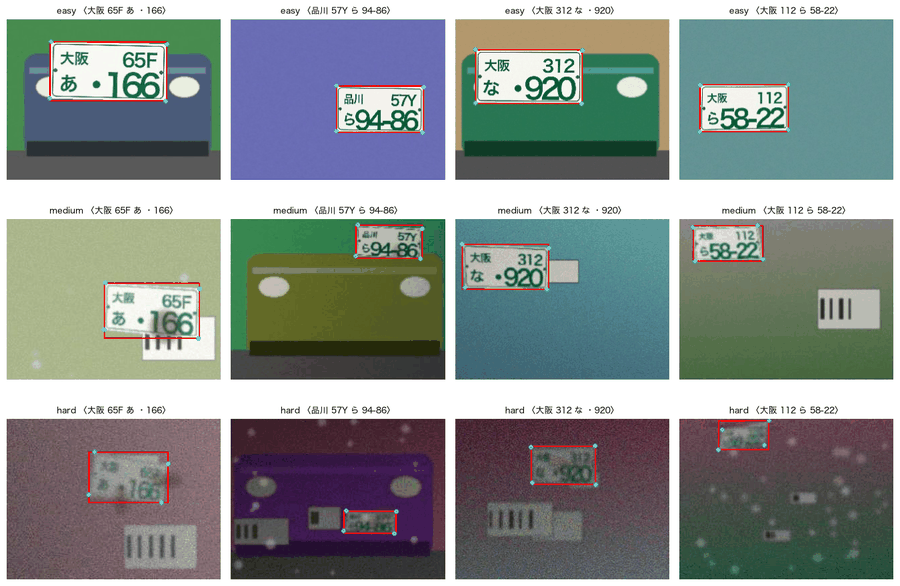
#> input picture notebooks/images/00_difficulty.png, 900 x 586 px
$ python -i detect.py   (imports and definitions only)
#> lines starting #> are read from the running program, lines starting #| are printed output that depends on the picture
"""古典的な板の検出: 「明るくて色が薄い」領域を探し、形（縦横比・埋まり具合）と文字の色で絞る。

機械学習は使わない。手順（Notebook 01 で1段階ずつ見られる）:
  ① 明るく・彩度の低い画素を取り出す（白い板）
  ② すき間（文字の部分）を埋める（クロージング、穴埋め）
  ③ つながった領域（連結成分）を数える
  ④ 領域ごとに「回転した外接矩形」「縦横比」「埋まり率」「インクの緑さ」を調べ、板らしさで採点
"""
from dataclasses import dataclass, field

import numpy as np
from PIL import Image, ImageFilter

# しきい値などは、検証セットを見ながら手で決めたもの。古典的手法は、こうした手調整に頼る
PARAMS = dict(
    v_ratio=0.70,        # 「明るい」= 画像の最も明るい部分(99.5%点)の何割以上か
    s_max=0.25,          # 「色が薄い」= 彩度の上限
    smooth=1.0,          # ノイズ対策のぼかし（半径）
    close_size=7,        # クロージングの大きさ（奇数）
    open_size=15,        # オープニングの大きさ（0=なし）。細い橋でつながった別の物を切り離す
    area_min=0.004, area_max=0.40,   # 領域の面積（画像に対する割合）
    aspect=(1.3, 3.2),   # 縦横比（長辺÷短辺）
    fill_min=0.60,       # 外接矩形に対する埋まり率
    ink_ratio=(0.04, 0.60),          # 板の中の「穴」（文字）の割合
    green_min=0.05,      # インクが緑がかっている度合い（背景の白い看板との区別）
)


@dataclass
class Detection:
    corners: np.ndarray          # 四隅 左上・右上・右下・左下 (4,2)
    bbox: list                   # [x, y, 幅, 高さ]
    score: float
    info: dict = field(default_factory=dict)


# ------------------------------------------------------------------ 連結成分
# [63 lines left out: functions label_components, fill_holes, opening, close, not called in this run]


# ------------------------------------------------------------------ 検出
def bright_low_saturation_mask(img: Image.Image, p: dict) -> tuple[np.ndarray, np.ndarray]:
    """① 明るく、彩度の低い画素。戻り値: (マスク, ぼかした画像の配列)"""
    a = np.asarray(img.filter(ImageFilter.GaussianBlur(p["smooth"])), dtype=np.float32)
    v = a.max(2)
    s = (v - a.min(2)) / (v + 1e-3)
    thr = p["v_ratio"] * np.percentile(v, 99.5)
    return (v > thr) & (s < p["s_max"]), a


# [15 lines left out: function oriented_rect, not called in this run]


def candidates(img: Image.Image, p: dict) -> tuple[list[dict], dict]:
    """板の候補をすべて採点して返す（デバッグ・可視化用に、途中経過も返す）"""
    mask, a = bright_low_saturation_mask(img, p)
    closed = close(mask, p["close_size"])
    filled = fill_holes(closed)
    if p["open_size"]:
        filled = opening(filled, p["open_size"])
    labels, n = label_components(filled)
    H, W = mask.shape
    out = []
    for lab in range(1, n + 1):
        comp = labels == lab
        area = int(comp.sum())
        if area < p["area_min"] * H * W or area > p["area_max"] * H * W:
            continue
        ys, xs = np.nonzero(comp)
        corners, long_, short_ = oriented_rect(np.stack([xs, ys], 1).astype(np.float64))
        aspect = long_ / max(short_, 1e-6)
        fill = area / (long_ * short_)
        holes = comp & ~mask                                  # 板の中で「明るくない」画素 = 文字（インク）
        ink = float(holes.sum() / area)
        if holes.sum() > 0:
            col = a[holes].mean(0)
            green = float((col[1] - col[0]) / (a[comp].max(1).mean() + 1e-3))   # 緑がかり
        else:
            green = 0.0
        ok = (p["aspect"][0] <= aspect <= p["aspect"][1] and fill >= p["fill_min"]
              and p["ink_ratio"][0] <= ink <= p["ink_ratio"][1] and green >= p["green_min"])
        score = fill * min(1.0, green / 0.15) * (1 - abs(aspect - 2.0) / 2.0) if ok else 0.0
        out.append(dict(corners=corners, area=area, aspect=aspect, fill=fill, ink=ink, green=green, ok=ok, score=score))
    return out, dict(mask=mask, closed=closed, filled=filled, labels=labels)


def detect_plate(img: Image.Image, params: dict | None = None) -> Detection | None:
    """板を1つ見つける。見つからなければ None（古典的手法は、条件が悪いとここで失敗する）"""
    p = {**PARAMS, **(params or {})}
    cands, _ = candidates(img, p)
    good = [c for c in cands if c["ok"]]
    if not good:
        return None
    best = max(good, key=lambda c: c["score"])
    xy = best["corners"]
    lo, hi = xy.min(0), xy.max(0)
    return Detection(corners=xy, bbox=[float(lo[0]), float(lo[1]), float(hi[0] - lo[0]), float(hi[1] - lo[1])],
                     score=float(best["score"]), info={k: best[k] for k in ("area", "aspect", "fill", "ink", "green")})

>>> import cv2
>>> picture = cv2.imread('../../notebooks/images/00_difficulty.png', cv2.IMREAD_GRAYSCALE)
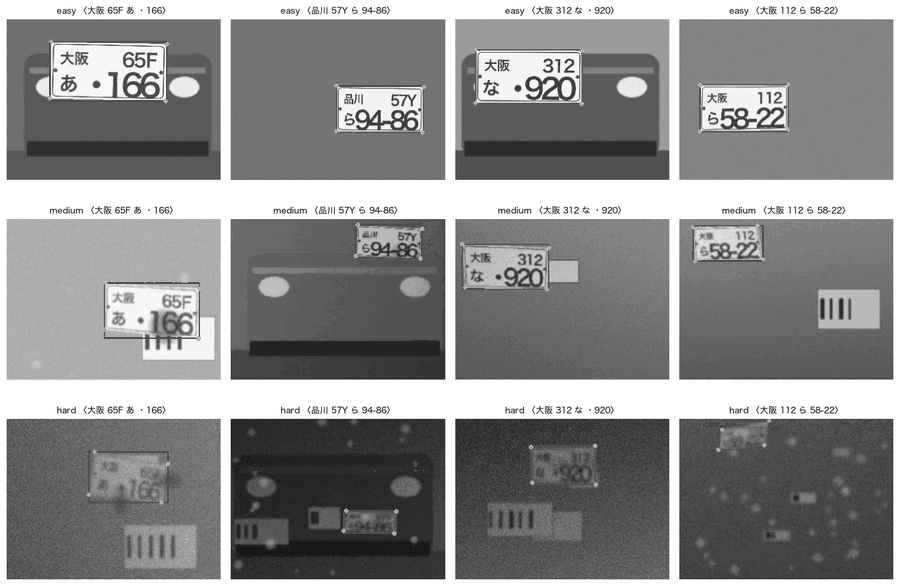
#> picture: shape (586, 900); min 24, max 255, mean 139.7
#> (the run stopped early here; a loop or call above may not have finished)

$ run again, on notebooks/images/00_effects.png
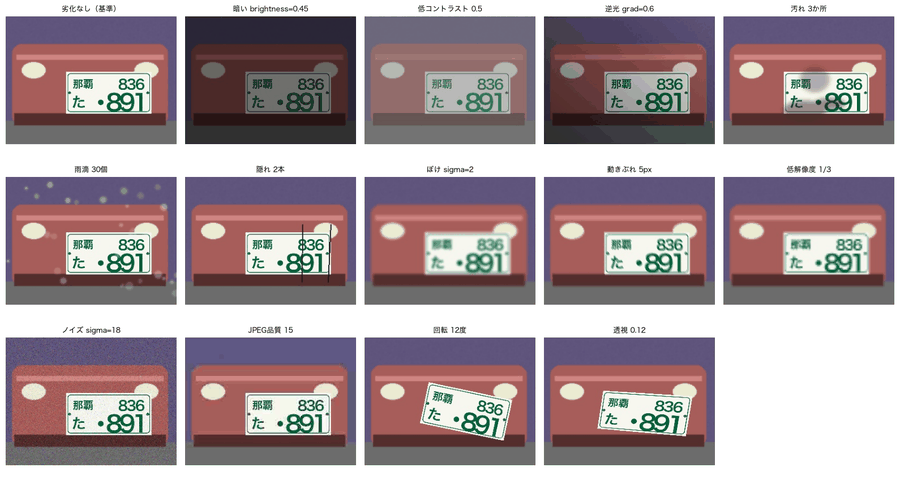
#> input picture notebooks/images/00_effects.png, 900 x 489 px
#> `picture = cv2.imread('../../notebooks/images/00_difficulty.png', cv2.I..`:
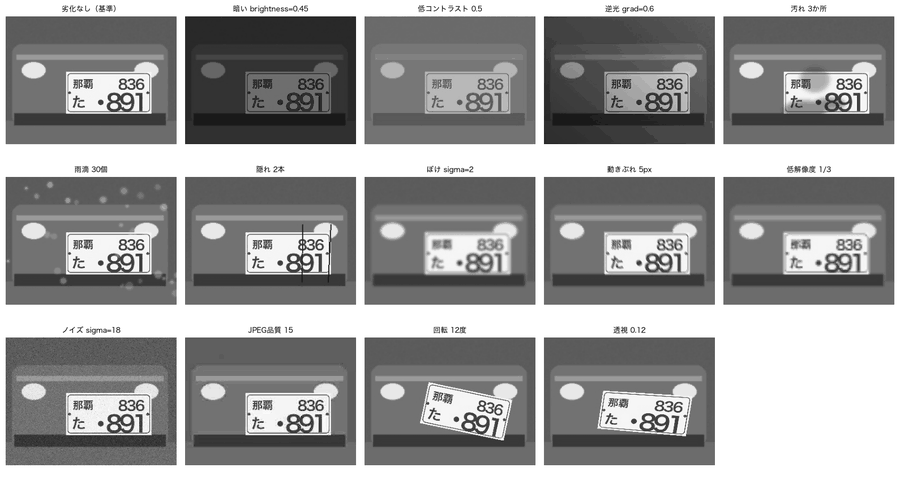
#> picture: shape (489, 900); min 25, max 255, mean 155.6

$ run again, on notebooks/images/00_sample.png
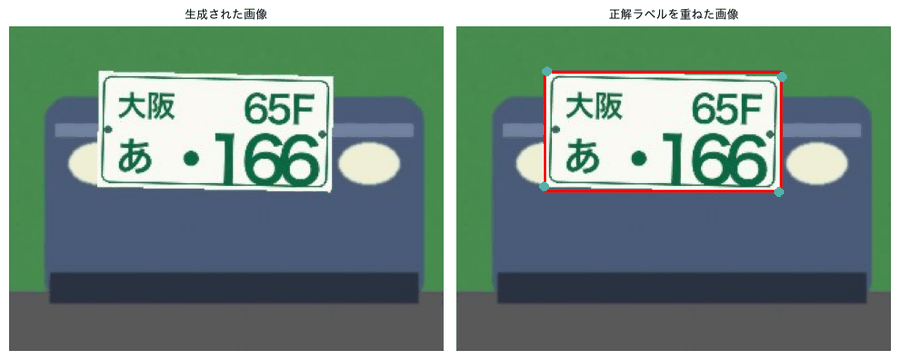
#> input picture notebooks/images/00_sample.png, 900 x 360 px
#> `picture = cv2.imread('../../notebooks/images/00_difficulty.png', cv2.I..`:
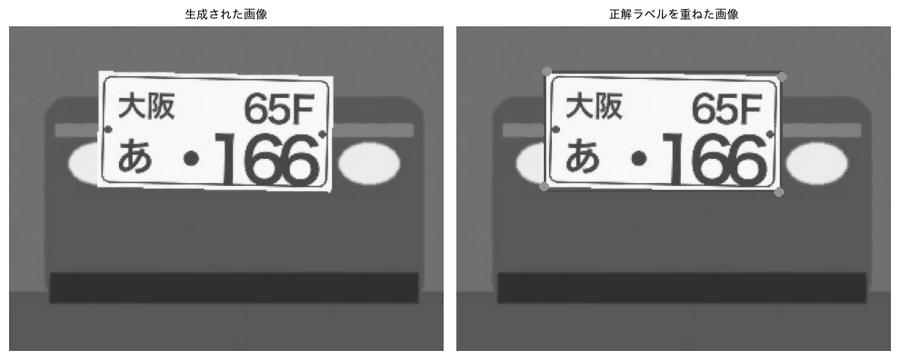
#> picture: shape (360, 900); min 36, max 255, mean 134.3

$ run again, on notebooks/images/00_types.png
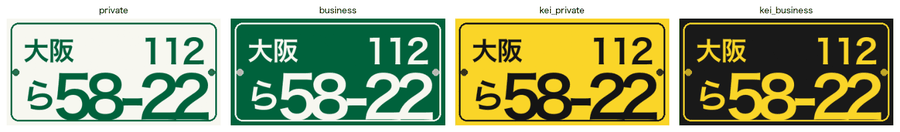
#> input picture notebooks/images/00_types.png, 900 x 132 px
#> `picture = cv2.imread('../../notebooks/images/00_difficulty.png', cv2.I..`:
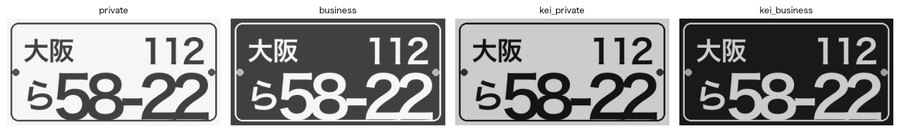
#> picture: shape (132, 900); min 2, max 255, mean 161.1
